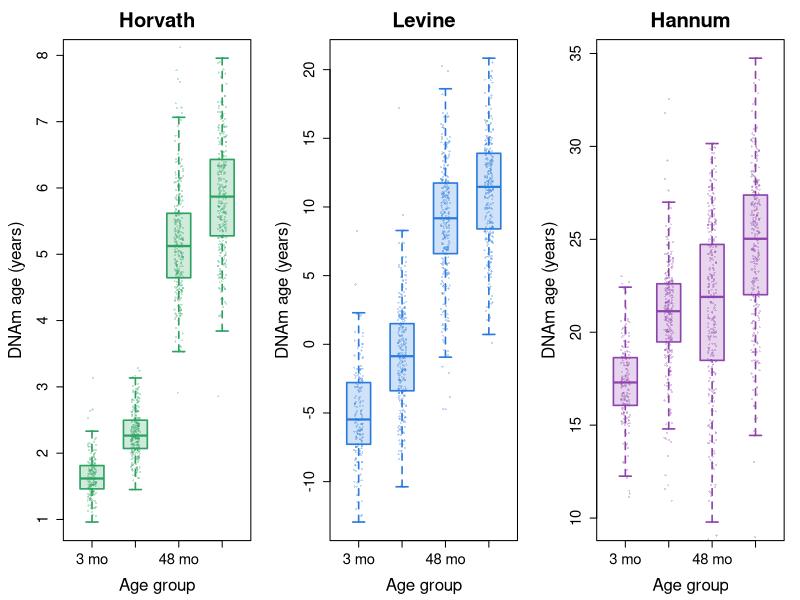
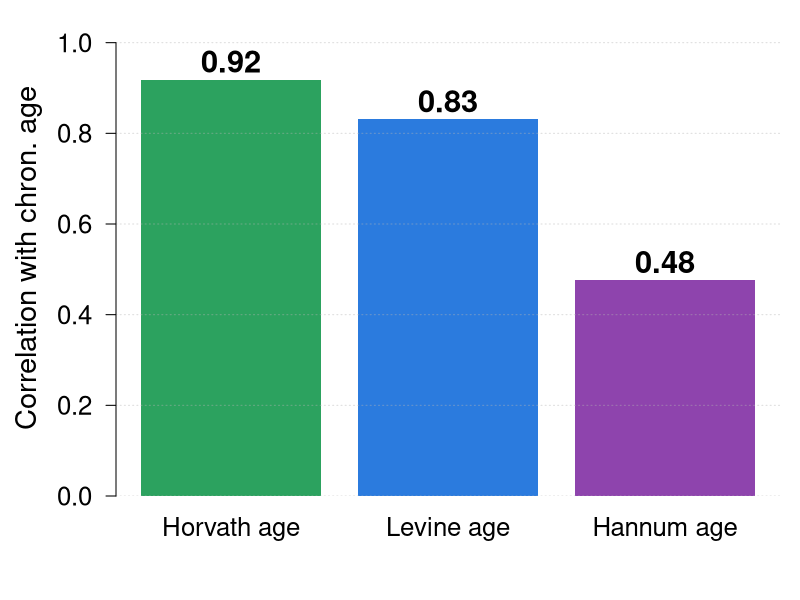
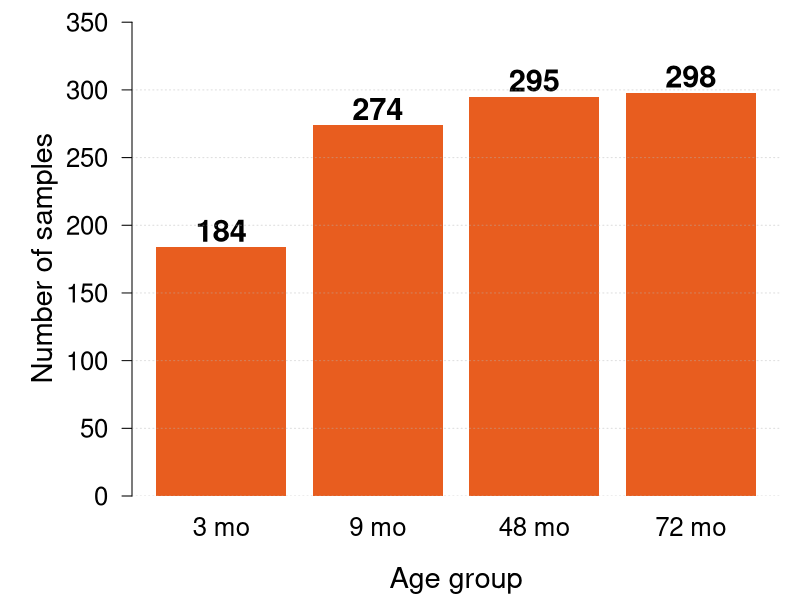

Here is the R script that generated these plots, in order:
# ============================================================
# SOLAR Section 2 / pre-SOLAR real-data plots
# Creates:
# 1. Combined clock-age boxplot, width:height = 3:1
# 2. Clock calibration correlation bar plot, width:height = 5:4
# 3. Age-group sample-size bar plot, width:height = 5:4
# ============================================================

setwd("U:/SOLAR/Case study/Age methylation data")

cat("Reading phenotype file...\n")

pheno <- read.csv(
  "Pheno_for_MATLAB_with_epi_ages.csv",
  check.names = FALSE
)

chron_age_years <- pheno$Age_months / 12

plot_dir <- "Motivation plots"
if (!dir.exists(plot_dir)) dir.create(plot_dir)

# ------------------------------------------------------------
# Color theme matched to methylation-clock overview figure
# ------------------------------------------------------------

col_horvath <- "#2ca25f"   # green
col_levine  <- "#2b7bde"   # blue
col_hannum  <- "#8e44ad"   # purple
col_orange  <- "#e85d1f"   # age acceleration orange
col_gray    <- "#4d4d4d"

age_group <- factor(
  pheno$Age_months,
  levels = c(3, 9, 48, 72),
  labels = c("3 mo", "9 mo", "48 mo", "72 mo")
)

# ============================================================
# 1. Combined boxplot: DNAm clock ages by developmental window
#    width:height = 3:1
# ============================================================

png(
  file.path(plot_dir, "RealData_clock_age_boxplots.png"),
  width = 3400,
  height = 1000,
  res = 300
)

par(
  mfrow = c(1, 3),
  mar = c(4.5, 4.8, 3.0, 1.2),
  oma = c(0, 0, 0, 0),
  cex.axis = 1.35,
  cex.lab = 1.55,
  cex.main = 1.85
)

boxplot(
  pheno$DNAmAge_Horvath ~ age_group,
  col = adjustcolor(col_horvath, alpha.f = 0.22),
  border = col_horvath,
  boxwex = 0.55,
  lwd = 1.6,
  medlwd = 2.2,
  outline = FALSE,
  xlab = "Age group",
  ylab = "DNAm age (years)",
  main = "Horvath"
)
stripchart(
  pheno$DNAmAge_Horvath ~ age_group,
  vertical = TRUE,
  method = "jitter",
  pch = 16,
  cex = 0.45,
  col = adjustcolor(col_horvath, alpha.f = 0.30),
  add = TRUE
)

boxplot(
  pheno$DNAmPhenoAge_Levine ~ age_group,
  col = adjustcolor(col_levine, alpha.f = 0.22),
  border = col_levine,
  boxwex = 0.55,
  lwd = 1.6,
  medlwd = 2.2,
  outline = FALSE,
  xlab = "Age group",
  ylab = "DNAm age (years)",
  main = "Levine"
)
stripchart(
  pheno$DNAmPhenoAge_Levine ~ age_group,
  vertical = TRUE,
  method = "jitter",
  pch = 16,
  cex = 0.45,
  col = adjustcolor(col_levine, alpha.f = 0.30),
  add = TRUE
)

boxplot(
  pheno$DNAmAge_Hannum ~ age_group,
  col = adjustcolor(col_hannum, alpha.f = 0.22),
  border = col_hannum,
  boxwex = 0.55,
  lwd = 1.6,
  medlwd = 2.2,
  outline = FALSE,
  xlab = "Age group",
  ylab = "DNAm age (years)",
  main = "Hannum"
)
stripchart(
  pheno$DNAmAge_Hannum ~ age_group,
  vertical = TRUE,
  method = "jitter",
  pch = 16,
  cex = 0.45,
  col = adjustcolor(col_hannum, alpha.f = 0.30),
  add = TRUE
)

dev.off()

# ============================================================
# 2. Clock calibration bar plot
#    width:height = 5:4
# ============================================================

clock_corr <- c(
  "Horvath age" = cor(
    pheno$DNAmAge_Horvath,
    chron_age_years,
    use = "complete.obs"
  ),
  
  "Levine age" = cor(
    pheno$DNAmPhenoAge_Levine,
    chron_age_years,
    use = "complete.obs"
  ),
  
  "Hannum age" = cor(
    pheno$DNAmAge_Hannum,
    chron_age_years,
    use = "complete.obs"
  )
)

png(
  file.path(plot_dir, "RealData_clock_calibration_bar_5to4.png"),
  width = 2000,
  height = 1600,
  res = 300
)

par(
  mar = c(5.2, 5.8, 1.0, 1.0),
  mgp = c(3.8, 1.2, 0),
  cex.axis = 1.55,
  cex.lab = 1.75
)

bp <- barplot(
  clock_corr,
  ylim = c(0, 1.05),
  col = c(col_horvath, col_levine, col_hannum),
  border = NA,
  ylab = "Correlation with chron. age",
  xlab = "",
  las = 1
)

text(
  x = bp,
  y = clock_corr + 0.04,
  labels = sprintf("%.2f", clock_corr),
  cex = 1.85,
  font = 2
)

abline(h = seq(0, 1, by = 0.2), col = adjustcolor("gray70", 0.45), lty = 3)

dev.off()

# ============================================================
# 3. Age-group sample-size bar plot
#    width:height = 5:4
# ============================================================

age_counts <- table(age_group)

png(
  file.path(plot_dir, "RealData_age_group_counts_5to4.png"),
  width = 2000,
  height = 1600,
  res = 300
)

par(
  mar = c(5.2, 6.6, 1.0, 1.0),
  mgp = c(3.8, 1.2, 0),
  cex.axis = 1.55,
  cex.lab = 1.75
)

bp2 <- barplot(
  age_counts,
  ylim = c(0, max(age_counts) * 1.18),
  col = col_orange,
  border = NA,
  ylab = "Number of samples",
  xlab = "Age group",
  las = 1
)

text(
  x = bp2,
  y = as.numeric(age_counts) + max(age_counts) * 0.04,
  labels = as.numeric(age_counts),
  cex = 1.85,
  font = 2
)

abline(h = pretty(c(0, max(age_counts))), col = adjustcolor("gray70", 0.45), lty = 3)

dev.off()

cat("Saved plots in:", plot_dir, "\n")
